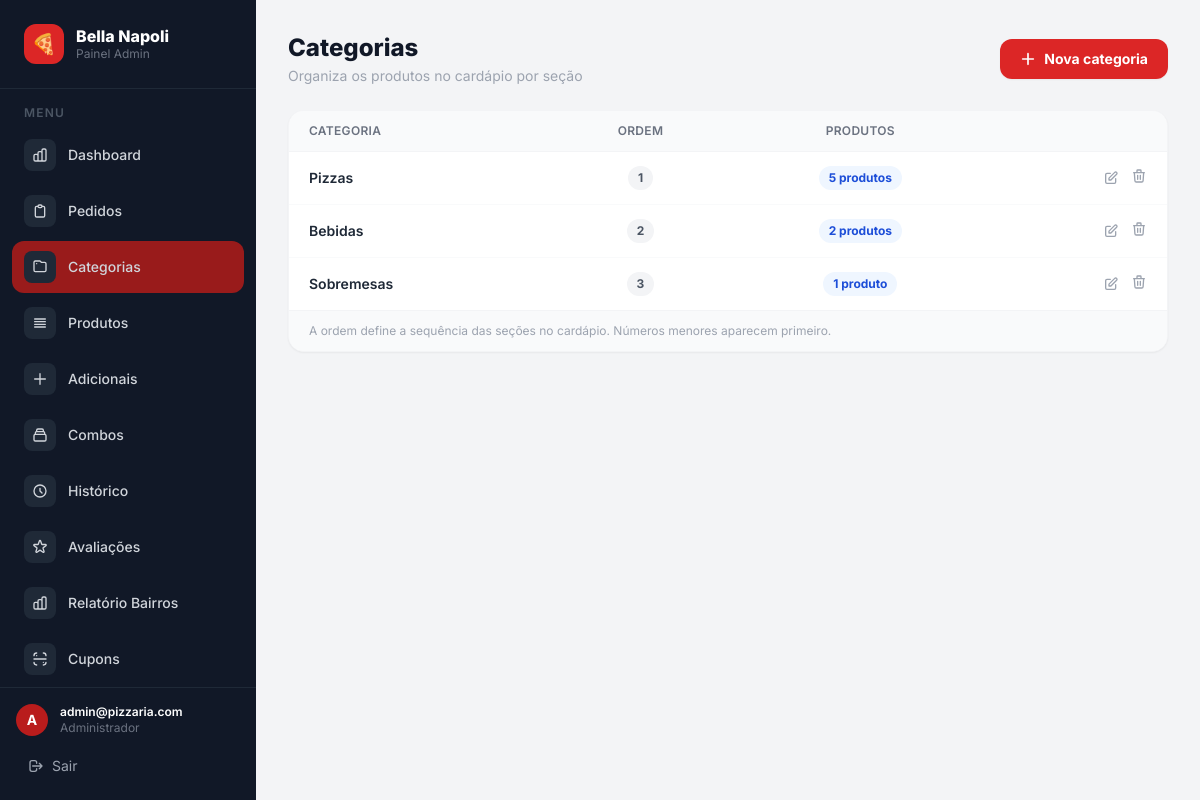
Screenshot of /admin/categorias.php (signed in) with the database file from the repository.
### tables this page shows
CREATE TABLE `categorias` (
    `id`    INT UNSIGNED    NOT NULL AUTO_INCREMENT,
    `nome`  VARCHAR(100)    NOT NULL,
    `ordem` TINYINT UNSIGNED NOT NULL DEFAULT 0,
    PRIMARY KEY (`id`)
);

### admin/categorias.php (the view, shortened to what this page needs)
<?php
$pdo = getPDO();
$lista = $pdo->query('
    SELECT c.*, COUNT(p.id) AS total_produtos
    FROM categorias c
    LEFT JOIN produtos p ON p.categoria_id = c.id
    GROUP BY c.id
    ORDER BY c.ordem ASC, c.nome ASC
')->fetchAll();
include __DIR__ . '/includes/layout_top.php';
?>
<div class="flex items-center justify-between mb-6">
    <div>
        <h1 class="text-2xl font-extrabold text-gray-900">Categorias</h1>
        <p class="text-gray-400 text-sm mt-0.5">Organiza os produtos no cardápio por seção</p>
    </div>
    <button onclick="abrirModal()"
            class="flex items-center gap-2 bg-red-600 hover:bg-red-700 text-white font-bold px-5 py-2.5 rounded-xl transition-colors text-sm shadow-sm">
        <svg class="w-4 h-4" fill="none" stroke="currentColor" stroke-width="2.5" viewBox="0 0 24 24">
            <path stroke-linecap="round" stroke-linejoin="round" d="M12 4v16m8-8H4"/>
        </svg>
        Nova categoria
    </button>
</div>
<div class="bg-white rounded-2xl shadow-sm border border-gray-100 overflow-hidden">
    <?php if (empty($lista)): ?>
    <div class="py-20 text-center text-gray-400">
        <p class="text-5xl mb-4">🗂️</p>
        <p class="text-base mb-4">Nenhuma categoria cadastrada ainda.</p>
        <button onclick="abrirModal()"
                class="bg-red-600 hover:bg-red-700 text-white font-bold px-6 py-2.5 rounded-xl transition-colors text-sm">
            Criar primeira categoria
        </button>
    </div>
    <?php else: ?>
    <table class="w-full text-sm">
        <thead>
            <tr class="border-b border-gray-100 bg-gray-50">
                <th class="text-left px-5 py-3 font-semibold text-gray-500 text-xs uppercase tracking-wide">Categoria</th>
                <th class="text-center px-5 py-3 font-semibold text-gray-500 text-xs uppercase tracking-wide">Ordem</th>
                <th class="text-center px-5 py-3 font-semibold text-gray-500 text-xs uppercase tracking-wide">Produtos</th>
                <th class="px-5 py-3"></th>
            </tr>
        </thead>
        <tbody class="divide-y divide-gray-50">
            <?php foreach ($lista as $c): ?>
            <tr class="hover:bg-gray-50 transition-colors">
                <td class="px-5 py-3.5">
                    <span class="font-semibold text-gray-800"><?= htmlspecialchars($c['nome']) ?></span>
                </td>
                <td class="px-5 py-3.5 text-center">
                    <span class="inline-block bg-gray-100 text-gray-600 text-xs font-bold px-2.5 py-1 rounded-full">
                        <?= (int) $c['ordem'] ?>
                    </span>
                </td>
                <td class="px-5 py-3.5 text-center">
                    <?php if ($c['total_produtos'] > 0): ?>
                    <a href="<?= BASE ?>/admin/produtos.php?categoria=<?= $c['id'] ?>"
                       class="inline-block bg-blue-50 text-blue-700 text-xs font-bold px-2.5 py-1 rounded-full hover:bg-blue-100 transition-colors">
                        <?= $c['total_produtos'] ?> produto<?= $c['total_produtos'] != 1 ? 's' : '' ?>
                    </a>
                    <?php else: ?>
                    <span class="text-gray-300 text-xs">—</span>
                    <?php endif; ?>
                </td>
                <td class="px-5 py-3.5">
                    <div class="flex items-center justify-end gap-3">
                        <button type="button"
                                onclick="abrirModal(<?= $c['id'] ?>, '<?= htmlspecialchars(addslashes($c['nome'])) ?>', <?= (int) $c['ordem'] ?>)"
                                class="text-gray-400 hover:text-blue-600 transition-colors" title="Editar">
                            <svg class="w-4 h-4" fill="none" stroke="currentColor" stroke-width="2" viewBox="0 0 24 24">
                                <path stroke-linecap="round" stroke-linejoin="round" d="M11 5H6a2 2 0 00-2 2v11a2 2 0 002 2h11a2 2 0 002-2v-5m-1.414-9.414a2 2 0 112.828 2.828L11.828 15H9v-2.828l8.586-8.586z"/>
                            </svg>
                        </button>
                        <form method="POST" class="inline"
                              onsubmit="return confirm('Remover «<?= htmlspecialchars(addslashes($c['nome'])) ?>»?\n<?= $c['total_produtos'] > 0 ? 'Atenção: esta categoria possui ' . $c['total_produtos'] . ' produto(s).' : '' ?>')">
                            <button type="submit" class="text-gray-400 hover:text-red-600 transition-colors" title="Remover">
                                <svg class="w-4 h-4" fill="none" stroke="currentColor" stroke-width="2" viewBox="0 0 24 24">
                                    <path stroke-linecap="round" stroke-linejoin="round" d="M19 7l-.867 12.142A2 2 0 0116.138 21H7.862a2 2 0 01-1.995-1.858L5 7m5 4v6m4-6v6m1-10V4a1 1 0 00-1-1h-4a1 1 0 00-1 1v3M4 7h16"/>
                                </svg>
                            </button>
                        </form>
                    </div>
                </td>
            </tr>
            <?php endforeach; ?>
        </tbody>
    </table>
    <div class="px-5 py-3 bg-gray-50 border-t border-gray-100 text-xs text-gray-400">
        A ordem define a sequência das seções no cardápio. Números menores aparecem primeiro.
    </div>
    <?php endif; ?>
</div>
<?php include __DIR__ . '/includes/layout_bottom.php'; ?>

### admin/includes/layout_top.php (style rules this page uses)
* { font-family: 'Inter', sans-serif; }

### rows the page displays
categorias: nome "Pizzas", ordem "1", total_produtos "5"
categorias: nome "Bebidas", ordem "2", total_produtos "2"
categorias: nome "Sobremesas", ordem "3", total_produtos "1"

### other values shown
substr($_SESSION['admin_email'] ?? 'A', 0, 1) "A"
$_SESSION['admin_email'] "admin@pizzaria.com"
